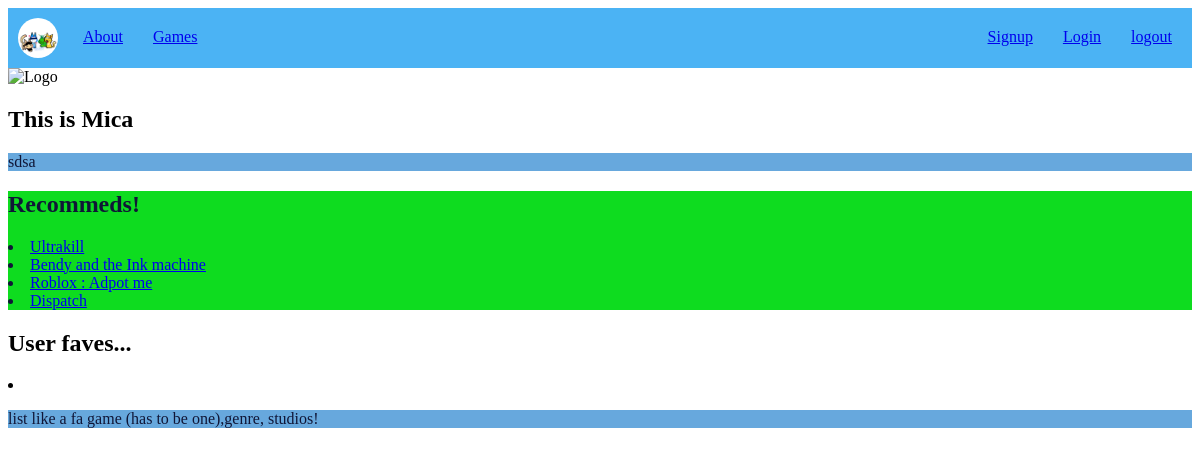
The page /User/2 on the database as committed earlier.
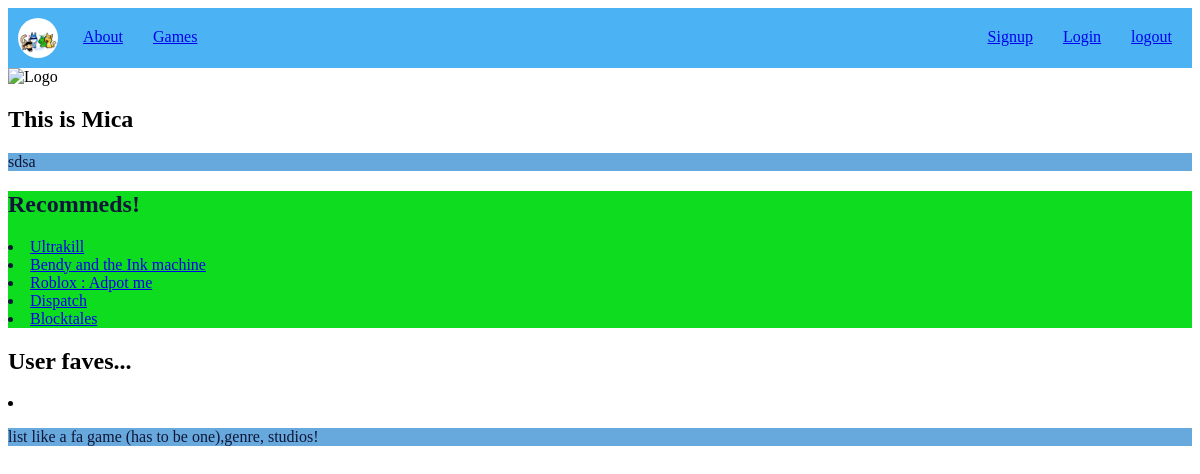
The same page on the database as committed later.
### tables this page shows
CREATE TABLE "Game" (
	"id"	INTEGER NOT NULL UNIQUE,
	"Title"	TEXT NOT NULL,
	"About"	TEXT NOT NULL UNIQUE,
	"Img"	TEXT,
	"Genre"	TEXT NOT NULL,
	PRIMARY KEY("id" AUTOINCREMENT)
);

### app.py (the view)
@app.route( '/User/<int:id>' )
def User_list(id):
    sql = f"SELECT * FROM User WHERE id = {id}"
    GaTitle = query_db("SELECT Title FROM Game")
    User = query_db(sql, one=True)
    if User == None:
        exit(404)
    return render_template('simple_User.html', User=User, GaTitle=GaTitle)#give the data a templagte or like looks

### app.py (called while the page is built)
def query_db(sql,args=(),one=False):
    db = sqlite3.connect(DATABASE)
    cursor = db.cursor()
    cursor.execute(sql, args)
    results = cursor.fetchall()
    db.commit()
    db.close()
    return (results[0] if results else None) if one else results

### templates/simple_user.html
{% extends 'base.html' %}
{% block content%}
<body>
    <section>
        <div>
            <img src="{{ url_for('static', filename='images/logo.png') }}" alt="Logo" width="100" height="100">
        </div>
        <div>
            <h1> This is {{ User[1] }}</h1>
        </div>
        <div>
            <p> {{User[3]}} </p>
        </div>
    </section>
    <section>
        <div class="rem">
            <h1> Recommeds!</h1>
            {% for Game in  GaTitle %}
                <li>
                    <a href="Game/{{Game[0]}}">{{ Game[0]}}</a>
                </li>
            {% endfor %}
        </div>
        <div class="Fav">
            <h1> User faves...</h1>
            <div>
                <li>
                    <p>list like a fa game (has to be one),genre, studios!</p>
                </li>
            </div>
        </div>
    </section>
</body>
{% endblock %}

Rows that differ between the two databases and show on the page:
added Game: Title "Blocktales"
